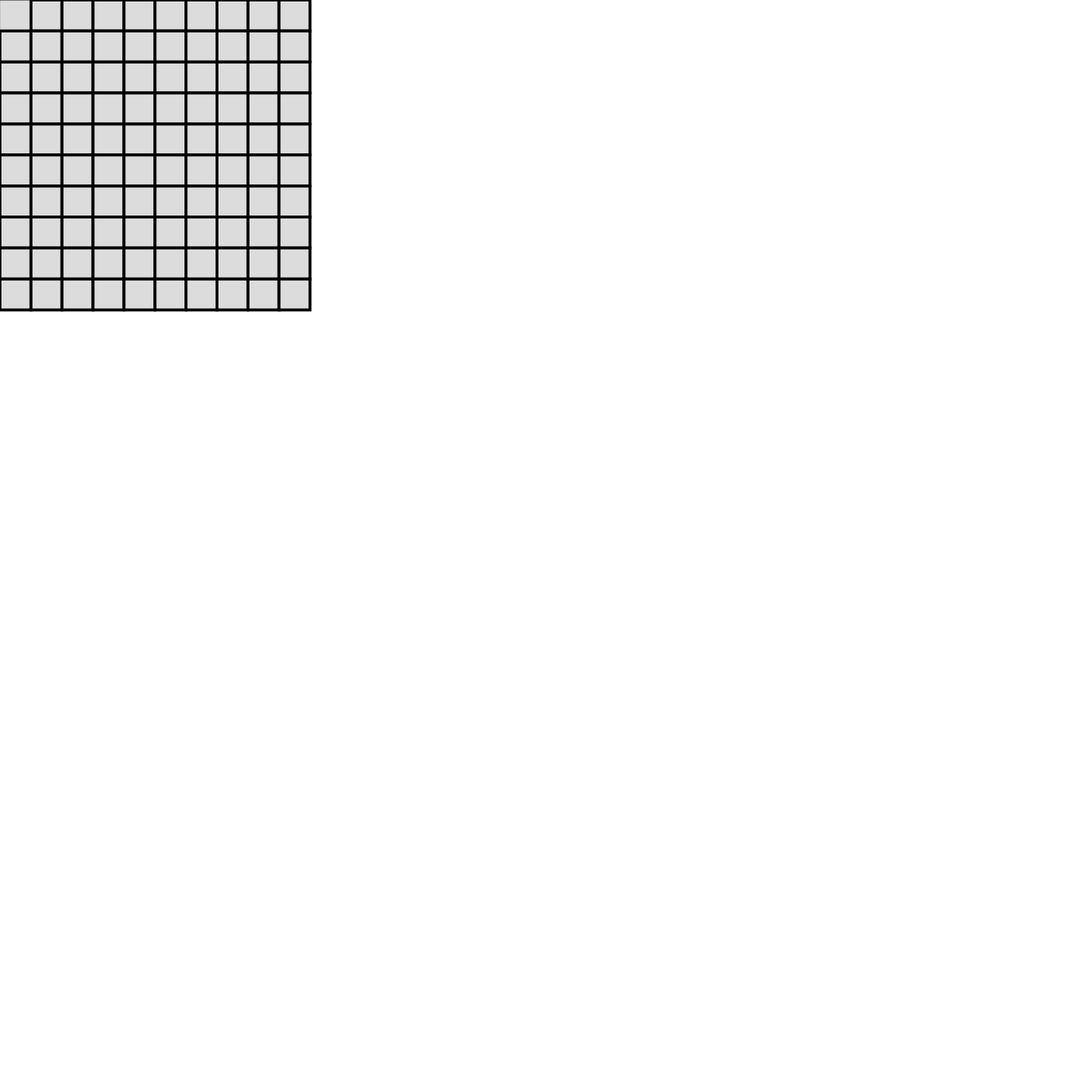
Frame 1 (no input)
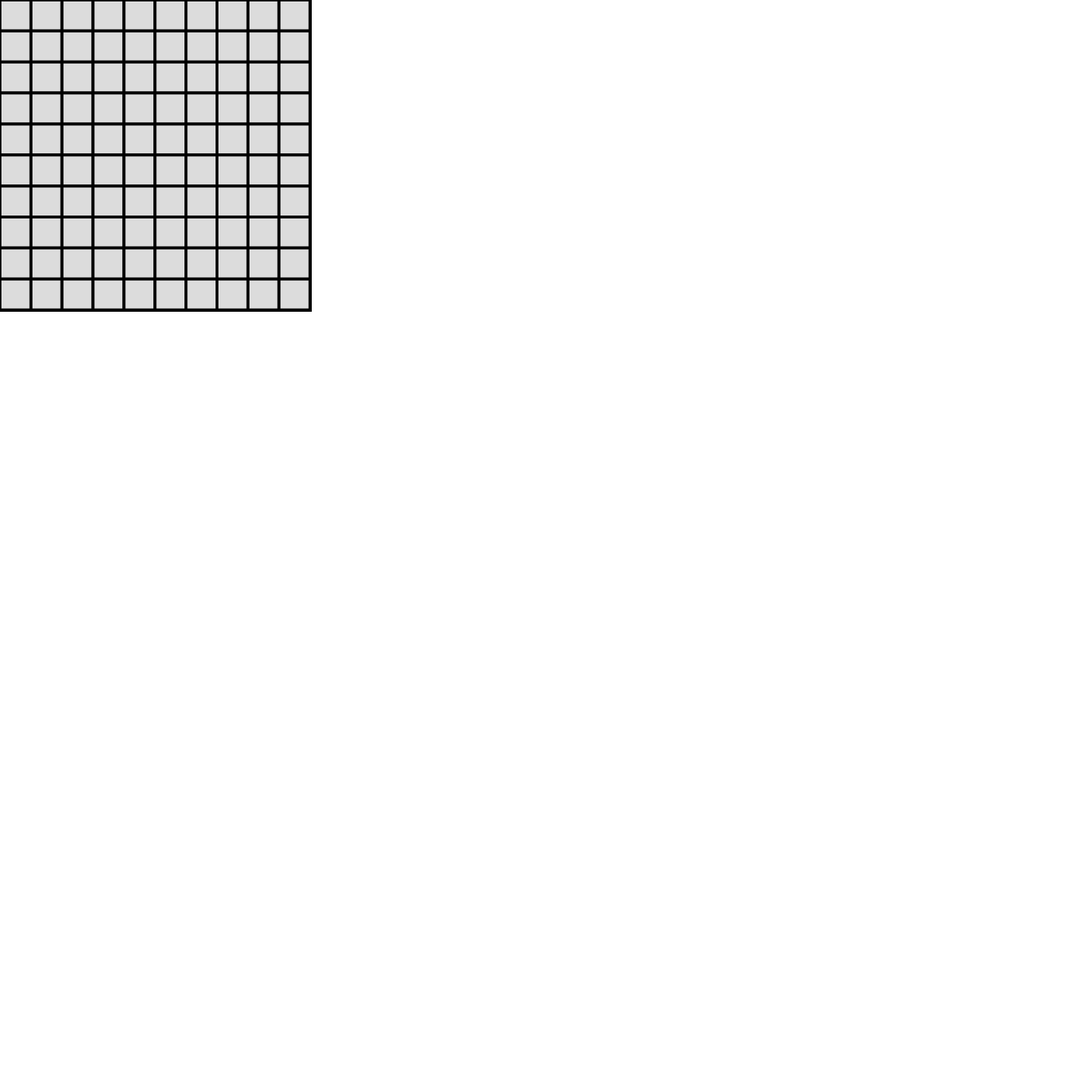
Frame 60 (no input)
Frame 120 (the mouse pressed at the canvas centre since frame 60): identical to frame 60, image omitted

The p5.js sketch that drew these frames (run headless with seeded random() and noise() and a simulated clock; from frame 60 on, the mouse is pressed at the canvas centre):

// p5.js sketch
// ── sketch.js
var cell = [];
var cellSize,  // in pixels
	noOfCells = 10; // In multiple of 10;

var gameOverFlag = false;

function setup() {
	cellSize = 40;
	displayOrientation();

	createCanvas(1500, 1500);
	UI = createGraphics(cellSize * 6, cellSize * 6);
	UI.background('rgba(255,255,210, 0.25)');

	createTileObjects();
	assignBombtoTiles(10);


}

function draw() {		// All drawings
	//console.log(screen.width , screen.height);
	if (!gameOverFlag) { // If  GameOverFlag is false.
		mouseLocation();
		displayCells();

	}
	else {		// If  GameOverFlag is true.

		GameOver();
	}


	//image(UI, 0, 0, 50, 50);




}

function GameOver() {

	var w = cellSize * noOfCells / 4;
	var h = cellSize * noOfCells / 2;
	//Text Styling properties
	//textFont('Arial');
	fill("White");
	//Print text
	UI.textSize(cellSize / 1.2);
	UI.text("Game Over", cellSize * 1, cellSize * 1);
	UI.textSize(cellSize / 3);
	UI.text("Press 'F5' to play again", cellSize * 1, cellSize * 4);
	
	// mouseOver(UI.text("Play Again", cellSize*2,cellSize*4)) {
	// 	console.log('test	');
	// }
	// UI.textSize(cellSize / 2);
	image(UI, cellSize * 2, cellSize * 2);

}

// Reveal all bombs after gameover
// Clock
// Reset game

function displayOrientation() { // Check display orientation and set cellSize
	if ((screen.width / screen.height) > 1) {
		cellSize = screen.height / 14;
	}
	else {
		cellSize = screen.width / 14;

	}
}
function createTileObjects() { // Create 'tile' Objects (cell:class);

	for (var i = 0; i < noOfCells; i++) {

		cell[i] = [];

		for (var j = 0; j < noOfCells; j++) {
			cell[i][j] = new c_cell(i * cellSize, j * cellSize, cellSize);
			cell[i][j].cellIndex = (i * noOfCells) + j;
			//print(i*noOfTiles,"+",j);
			//print(tile[i][j].cellIndex);
		}
	}

}

function DestroyCellObjects() { // Create 'tile' Objects (cell:class);

	for (var i = 0; i < noOfCells; i++) {

		cell[i] = [];

		for (var j = 0; j < noOfCells; j++) {
			cell[i][j] = '';
		}
	}

}

function displayCells() {	// Display all cells
	for (var i = 0; i < cell.length; i++) {
		for (var j = 0; j < cell.length; j++) {
			cell[i][j].drawCell();
			cell[i][j].drawTextOnCell();

		}
	}
}

function mouseLocation() {	// Find mouse location and locate the tile ;
	var x = dist(0, 0, mouseX, 0);
	var y = dist(0, 0, 0, mouseY);
	var i = int(x / cellSize);
	var j = int(y / cellSize);

	if (i <= 9 && j <= 9) {
		if (mouseIsPressed && !cell[i][j].reveal) {
			console.log("clicked" + i, j);
			revealTile(i, j);

		}
	}

	//Reset Game

	// if (mouseX >= 2 * cellSize && mouseY >= 2 * cellSize) {
	// 	if (mouseX <= 5 * cellSize && mouseX <= 5 * cellSize) {
	// 		if (gameOverFlag == true && mouseIsPressed) {
	// 			DestroyCellObjects();
	// 			console.log('test');
	// 		}
	// 		console.log("exit MouseLocation");
	// 	}

	// }
}

function revealTile(i, j) {

	if (!cell[i][j].reveal) { // if tile not revealed
		cell[i][j].reveal = true;
		//console.log("revealed "+i,j);
	}

	if (cell[i][j].bombCount == 0) {
		console.log("Adj Tile of " + i + "," + j);
		adjacentTiles(i, j);

	}

	if (cell[i][j].active) {
		gameOverFlag = true;
	}

}


function adjacentTiles(row, col) {

	var counter = 0;
	for (var y = -1; y <= 1; y++) {
		for (var x = -1; x <= 1; x++) {

			var newRow = row + x;
			var newCol = col + y;

			counter++;
			if (newRow >= 0 && newRow <= 9) {
				if (newCol >= 0 && newCol <= 9) {
					if (!cell[newRow][newCol].reveal) {
						print(newRow, newCol);
						revealTile(newRow, newCol);

					}
					//}					
				}
			}
		}
	}
}

function assignBombtoTiles(numOfBombs) {	// Activate bomb in random tile * 'numOfbombs' ;

	//for (var k = 0; k < numOfBombs; k++) {
	var counter = 0;
	while (counter < numOfBombs) {
		var row = int(random(noOfCells));	// random row
		var col = int(random(noOfCells));	// random col
		if (!cell[row][col].active) {
			cell[row][col].active = true;
			assignNumOfBombToTiles(row, col);
			counter++;
		}
	}
}

function resetGame() { //UNDERWORK

	assignBombtoTiles(10);
}

function assignNumOfBombToTiles(row, col) { // Find number of bombs around and increase 'bombCount';
	//print(tile[row][col+1].bombCount);

	//print("the" + row, col);
	for (var y = -1; y <= 1; y++) {
		for (var x = -1; x <= 1; x++) {
			newRow = row + x;
			newCol = col + y;

			if (newRow >= 0 && newRow <= 9) {
				if (newCol >= 0 && newCol <= 9) {
					if (cell[newRow][newCol].active == false) {
						cell[newRow][newCol].bombCount += 1;
						//tile[newRow][newCol].colour = 10 * tile[newRow][newCol].bombCount;
						//print(tile[newRow][newCol].cellIndex);
					}
				}
			}
		}
	}
}



// ── cell.js

class c_cell {
    constructor(x, y, _size) {
        //---------------------------- Attribuites of each cells--------------------------------------
        this.bombCount = 0;
        this.xPos = x;
        this.yPos = y;
        this.cellSize = _size;
        this.active = false;
        this.colour = 220;
        this.cellIndex = 0;
        this.reveal = false;
        this.strokeWeight = 4;
        //--------------------------------------------------------------------------------------------



        this.drawCell = function () {
            if (this.reveal) {
                this.colour = color(this.bombCount * 100, this.bombCount * 20, this.bombCount * 3); // Assign CELL BACKGROUNDcolor after revealed.
                if (this.active) { this.colour = color(200, 0, 0,1); }
                
            }
            else {
                //fill(this.colour);
            }
            fill(this.colour);
            rect(this.xPos, this.yPos, this.cellSize, this.cellSize); //draw rectangle at xPos,yPos
            strokeWeight(this.strokeWeight);



        }

        this.drawTextOnCell = function () {

            if (this.reveal) {
                //this.colour = 120;  // turn the                  
                if (!this.active) {         // check the CELL contains BOMB or not.
                    textSize(14);
                    var num = String(this.bombCount);       // Storing bombCount of CELL to 'num'. 
                    var textColor;      // create 'textColor' to store color value. 
                    //
                    if (this.bombCount < 2) { // If bombCount is less than 2.
                        textColor = color(this.bombCount * 2, this.bombCount * 10, this.bombCount * 150); // Assign color value to 'textColor' based on bombCount. 

                        if (this.bombCount == 0) {
                            textColor = color(0, 0, 0, 0);   // Assign color if no BOMB in CELL. 

                        }

                    }
                    else {  // If bombCount is greater than 2.
                        textColor = color(this.bombCount * 2, this.bombCount * 10, this.bombCount * 150); // 

                        //console.log(textColor);
                    }
                    fill(textColor);
                    text(num, this.xPos + this.cellSize / 2 - this.strokeWeight, this.yPos + this.cellSize / 2 + this.strokeWeight); // Print text on CELL(x,y);
                }

                else {      // if BOMB not revealed.
                    fill('black');
                    textSize(this.cellSize/2);
                    console.log(textSize());
                    text("X", this.xPos + this.cellSize / 2 - this.strokeWeight, this.yPos + this.cellSize / 2 + this.strokeWeight); // Print text on CELL(x,y);
                }

            }
        }

    }
}
